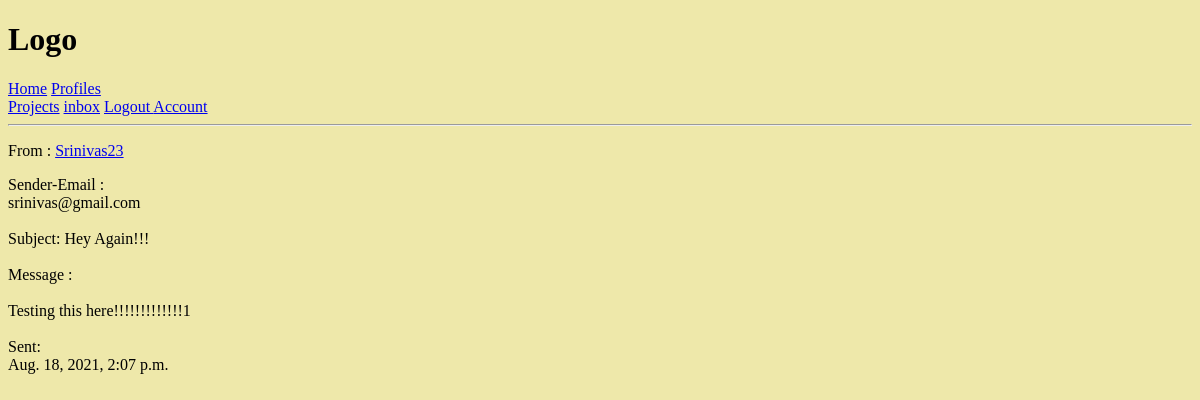
Page /message/3/ (signed in) on the earlier database version.
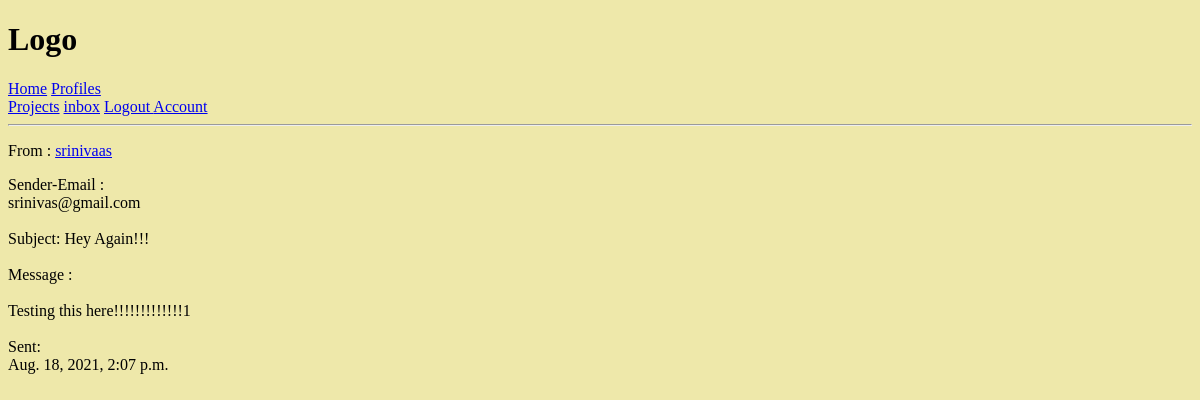
Same page on the later database version.
### users/models.py (models this page shows, shortened)
class Message(models.Model):
    sender = models.ForeignKey(Profile, on_delete=models.SET_NULL, null=True, blank=True)
    receiver = models.ForeignKey(Profile, on_delete=models.SET_NULL, null=True, blank=True, related_name = 'messages')
    sender_name = models.CharField(max_length=200, null=True, blank=True)
    email = models.EmailField(max_length=200, null=True, blank=True)
    subject = models.CharField(max_length=200, null=True, blank=True)
    is_read = models.BooleanField(default=False, null=True)
    body = models.TextField()
    created_date = models.DateTimeField(auto_now_add=True)
    class Meta:
        ordering = ['is_read', '-created_date']

class Profile(models.Model):
    user = models.OneToOneField(User, on_delete=models.CASCADE, null=True, blank=True)
    name = models.CharField(max_length=200, blank=True,null=True)
    email = models.EmailField(max_length=500, blank=True, null=True)
    username = models.CharField(max_length=200, blank=True,null=True)
    bio  = models.TextField(blank=True, null=True)
    profile_image = models.ImageField(null=True, blank=True, upload_to='profiles/', default='profiles/user-default.png')
    created_date = models.DateTimeField(auto_now_add=True)
    def __str__(self):
        return str(self.user.username)

### users/views.py (the view)
# urls.py: path('message/<str:pk>/', views.viewMessage, name='message'),
@login_required(login_url='login')
def viewMessage(request, pk):
    profile = request.user.profile
    message = profile.messages.get(id=pk)
    if message.is_read == False:
        message.is_read = True
        message.save()
    context = {
     'message': message
    }
    return render(request, 'users/message.html', context)

### users/templates/users/message.html
{% extends 'main.html'%}
{%block content%}
{% if message.sender.id %}
<p> From : <a href="{% url 'user-profile' message.sender.id %}">
  {{message.sender}}</a> </p>
{% else %}
<p> From : {{message.sender_name}} (not registered)</p>
{% endif %}
<span>Sender-Email : <br/> {{message.email}}</span> <br/>
<br/>
<span>Subject: {{message.subject}} </span> <br/>
<br/>
<span>Message : <br/> <br/> {{message.body | linebreaksbr}} </span> <br/>
<br/>
<span>Sent: <br/> {{message.created_date}}</span> <br/>
{%endblock%}

Differences in the rows shown:
changed through a linked row, Message "srinivas@gmail.com": sender "Srinivas23" → "srinivaas"
